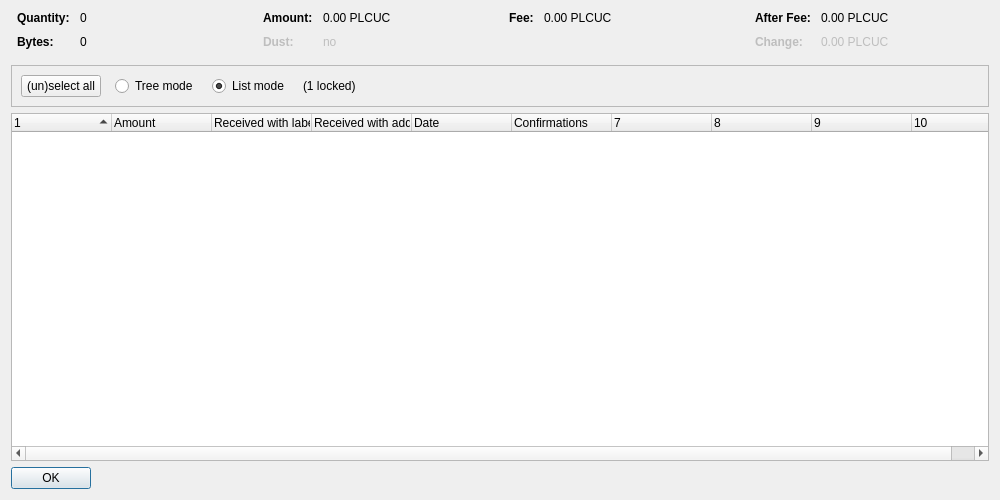
<?xml version="1.0" encoding="UTF-8"?>
<ui version="4.0">
 <class>CoinControlDialog</class>
 <widget class="QDialog" name="CoinControlDialog">
  <property name="geometry">
   <rect>
    <x>0</x>
    <y>0</y>
    <width>1000</width>
    <height>500</height>
   </rect>
  </property>
  <property name="windowTitle">
   <string>Coin Selection</string>
  </property>
  <layout class="QVBoxLayout" name="verticalLayout">
   <item>
    <layout class="QHBoxLayout" name="horizontalLayoutTop" stretch="0,0,0,0">
     <property name="topMargin">
      <number>0</number>
     </property>
     <property name="bottomMargin">
      <number>10</number>
     </property>
     <item>
      <layout class="QFormLayout" name="formLayoutCoinControl1">
       <property name="horizontalSpacing">
        <number>10</number>
       </property>
       <property name="verticalSpacing">
        <number>10</number>
       </property>
       <property name="leftMargin">
        <number>6</number>
       </property>
       <property name="rightMargin">
        <number>6</number>
       </property>
       <item row="0" column="0">
        <widget class="QLabel" name="labelCoinControlQuantityText">
         <property name="font">
          <font>
           <weight>75</weight>
           <bold>true</bold>
          </font>
         </property>
         <property name="text">
          <string>Quantity:</string>
         </property>
        </widget>
       </item>
       <item row="0" column="1">
        <widget class="QLabel" name="labelCoinControlQuantity">
         <property name="cursor">
          <cursorShape>IBeamCursor</cursorShape>
         </property>
         <property name="contextMenuPolicy">
          <enum>Qt::ActionsContextMenu</enum>
         </property>
         <property name="text">
          <string notr="true">0</string>
         </property>
         <property name="textInteractionFlags">
          <set>Qt::LinksAccessibleByMouse|Qt::TextSelectableByKeyboard|Qt::TextSelectableByMouse</set>
         </property>
        </widget>
       </item>
       <item row="1" column="0">
        <widget class="QLabel" name="labelCoinControlBytesText">
         <property name="font">
          <font>
           <weight>75</weight>
           <bold>true</bold>
          </font>
         </property>
         <property name="text">
          <string>Bytes:</string>
         </property>
        </widget>
       </item>
       <item row="1" column="1">
        <widget class="QLabel" name="labelCoinControlBytes">
         <property name="cursor">
          <cursorShape>IBeamCursor</cursorShape>
         </property>
         <property name="contextMenuPolicy">
          <enum>Qt::ActionsContextMenu</enum>
         </property>
         <property name="text">
          <string notr="true">0</string>
         </property>
         <property name="textInteractionFlags">
          <set>Qt::LinksAccessibleByMouse|Qt::TextSelectableByKeyboard|Qt::TextSelectableByMouse</set>
         </property>
        </widget>
       </item>
      </layout>
     </item>
     <item>
      <layout class="QFormLayout" name="formLayoutCoinControl2">
       <property name="horizontalSpacing">
        <number>10</number>
       </property>
       <property name="verticalSpacing">
        <number>10</number>
       </property>
       <property name="leftMargin">
        <number>6</number>
       </property>
       <property name="rightMargin">
        <number>6</number>
       </property>
       <item row="0" column="0">
        <widget class="QLabel" name="labelCoinControlAmountText">
         <property name="font">
          <font>
           <weight>75</weight>
           <bold>true</bold>
          </font>
         </property>
         <property name="text">
          <string>Amount:</string>
         </property>
        </widget>
       </item>
       <item row="0" column="1">
        <widget class="QLabel" name="labelCoinControlAmount">
         <property name="cursor">
          <cursorShape>IBeamCursor</cursorShape>
         </property>
         <property name="contextMenuPolicy">
          <enum>Qt::ActionsContextMenu</enum>
         </property>
         <property name="text">
          <string notr="true">0.00 PLCUC</string>
         </property>
         <property name="textInteractionFlags">
          <set>Qt::LinksAccessibleByMouse|Qt::TextSelectableByKeyboard|Qt::TextSelectableByMouse</set>
         </property>
        </widget>
       </item>
       <item row="1" column="0">
        <widget class="QLabel" name="labelCoinControlLowOutputText">
         <property name="enabled">
          <bool>false</bool>
         </property>
         <property name="font">
          <font>
           <weight>75</weight>
           <bold>true</bold>
          </font>
         </property>
         <property name="text">
          <string>Dust:</string>
         </property>
        </widget>
       </item>
       <item row="1" column="1">
        <widget class="QLabel" name="labelCoinControlLowOutput">
         <property name="enabled">
          <bool>false</bool>
         </property>
         <property name="cursor">
          <cursorShape>IBeamCursor</cursorShape>
         </property>
         <property name="contextMenuPolicy">
          <enum>Qt::ActionsContextMenu</enum>
         </property>
         <property name="text">
          <string notr="true">no</string>
         </property>
         <property name="textInteractionFlags">
          <set>Qt::LinksAccessibleByMouse|Qt::TextSelectableByKeyboard|Qt::TextSelectableByMouse</set>
         </property>
        </widget>
       </item>
      </layout>
     </item>
     <item>
      <layout class="QFormLayout" name="formLayoutCoinControl3">
       <property name="horizontalSpacing">
        <number>10</number>
       </property>
       <property name="verticalSpacing">
        <number>10</number>
       </property>
       <property name="leftMargin">
        <number>6</number>
       </property>
       <property name="rightMargin">
        <number>6</number>
       </property>
       <item row="0" column="0">
        <widget class="QLabel" name="labelCoinControlFeeText">
         <property name="font">
          <font>
           <weight>75</weight>
           <bold>true</bold>
          </font>
         </property>
         <property name="text">
          <string>Fee:</string>
         </property>
        </widget>
       </item>
       <item row="0" column="1">
        <widget class="QLabel" name="labelCoinControlFee">
         <property name="cursor">
          <cursorShape>IBeamCursor</cursorShape>
         </property>
         <property name="contextMenuPolicy">
          <enum>Qt::ActionsContextMenu</enum>
         </property>
         <property name="text">
          <string notr="true">0.00 PLCUC</string>
         </property>
         <property name="textInteractionFlags">
          <set>Qt::LinksAccessibleByMouse|Qt::TextSelectableByKeyboard|Qt::TextSelectableByMouse</set>
         </property>
        </widget>
       </item>
      </layout>
     </item>
     <item>
      <layout class="QFormLayout" name="formLayoutCoinControl4">
       <property name="horizontalSpacing">
        <number>10</number>
       </property>
       <property name="verticalSpacing">
        <number>10</number>
       </property>
       <property name="leftMargin">
        <number>6</number>
       </property>
       <property name="rightMargin">
        <number>6</number>
       </property>
       <item row="0" column="0">
        <widget class="QLabel" name="labelCoinControlAfterFeeText">
         <property name="font">
          <font>
           <weight>75</weight>
           <bold>true</bold>
          </font>
         </property>
         <property name="text">
          <string>After Fee:</string>
         </property>
        </widget>
       </item>
       <item row="0" column="1">
        <widget class="QLabel" name="labelCoinControlAfterFee">
         <property name="cursor">
          <cursorShape>IBeamCursor</cursorShape>
         </property>
         <property name="contextMenuPolicy">
          <enum>Qt::ActionsContextMenu</enum>
         </property>
         <property name="text">
          <string notr="true">0.00 PLCUC</string>
         </property>
         <property name="textInteractionFlags">
          <set>Qt::LinksAccessibleByMouse|Qt::TextSelectableByKeyboard|Qt::TextSelectableByMouse</set>
         </property>
        </widget>
       </item>
       <item row="1" column="0">
        <widget class="QLabel" name="labelCoinControlChangeText">
         <property name="enabled">
          <bool>false</bool>
         </property>
         <property name="font">
          <font>
           <weight>75</weight>
           <bold>true</bold>
          </font>
         </property>
         <property name="text">
          <string>Change:</string>
         </property>
        </widget>
       </item>
       <item row="1" column="1">
        <widget class="QLabel" name="labelCoinControlChange">
         <property name="enabled">
          <bool>false</bool>
         </property>
         <property name="cursor">
          <cursorShape>IBeamCursor</cursorShape>
         </property>
         <property name="contextMenuPolicy">
          <enum>Qt::ActionsContextMenu</enum>
         </property>
         <property name="text">
          <string notr="true">0.00 PLCUC</string>
         </property>
         <property name="textInteractionFlags">
          <set>Qt::LinksAccessibleByMouse|Qt::TextSelectableByKeyboard|Qt::TextSelectableByMouse</set>
         </property>
        </widget>
       </item>
      </layout>
     </item>
    </layout>
   </item>
   <item>
    <widget class="QFrame" name="frame">
     <property name="minimumSize">
      <size>
       <width>0</width>
       <height>40</height>
      </size>
     </property>
     <property name="frameShape">
      <enum>QFrame::StyledPanel</enum>
     </property>
     <property name="frameShadow">
      <enum>QFrame::Sunken</enum>
     </property>
     <layout class="QHBoxLayout" name="horizontalLayout">
      <item>
       <layout class="QHBoxLayout" name="horizontalLayoutPanel" stretch="0,0,0,0,0">
        <property name="spacing">
         <number>14</number>
        </property>
        <item>
         <widget class="QPushButton" name="pushButtonSelectAll">
          <property name="sizePolicy">
           <sizepolicy hsizetype="Maximum" vsizetype="Fixed">
            <horstretch>0</horstretch>
            <verstretch>0</verstretch>
           </sizepolicy>
          </property>
          <property name="text">
           <string>(un)select all</string>
          </property>
          <property name="autoDefault">
           <bool>false</bool>
          </property>
         </widget>
        </item>
        <item>
         <widget class="QRadioButton" name="radioTreeMode">
          <property name="sizePolicy">
           <sizepolicy hsizetype="Maximum" vsizetype="Fixed">
            <horstretch>0</horstretch>
            <verstretch>0</verstretch>
           </sizepolicy>
          </property>
          <property name="text">
           <string>Tree mode</string>
          </property>
         </widget>
        </item>
        <item>
         <widget class="QRadioButton" name="radioListMode">
          <property name="sizePolicy">
           <sizepolicy hsizetype="Maximum" vsizetype="Fixed">
            <horstretch>0</horstretch>
            <verstretch>0</verstretch>
           </sizepolicy>
          </property>
          <property name="text">
           <string>List mode</string>
          </property>
          <property name="checked">
           <bool>true</bool>
          </property>
         </widget>
        </item>
        <item>
         <widget class="QLabel" name="labelLocked">
          <property name="text">
           <string notr="true">(1 locked)</string>
          </property>
         </widget>
        </item>
        <item>
         <spacer name="horizontalSpacer">
          <property name="orientation">
           <enum>Qt::Horizontal</enum>
          </property>
          <property name="sizeHint" stdset="0">
           <size>
            <width>40</width>
            <height>20</height>
           </size>
          </property>
         </spacer>
        </item>
       </layout>
      </item>
     </layout>
    </widget>
   </item>
   <item>
    <widget class="CoinControlTreeWidget" name="treeWidget">
     <property name="contextMenuPolicy">
      <enum>Qt::CustomContextMenu</enum>
     </property>
     <property name="sortingEnabled">
      <bool>false</bool>
     </property>
     <property name="columnCount">
      <number>10</number>
     </property>
     <attribute name="headerShowSortIndicator" stdset="0">
      <bool>true</bool>
     </attribute>
     <attribute name="headerStretchLastSection">
      <bool>false</bool>
     </attribute>
     <column>
      <property name="text">
       <string/>
      </property>
     </column>
     <column>
      <property name="text">
       <string>Amount</string>
      </property>
     </column>
     <column>
      <property name="text">
       <string>Received with label</string>
      </property>
     </column>
     <column>
      <property name="text">
       <string>Received with address</string>
      </property>
     </column>
     <column>
      <property name="text">
       <string>Date</string>
      </property>
     </column>
     <column>
      <property name="text">
       <string>Confirmations</string>
      </property>
      <property name="toolTip">
       <string>Confirmed</string>
      </property>
     </column>
     <column>
      <property name="text">
       <string/>
      </property>
     </column>
     <column>
      <property name="text">
       <string/>
      </property>
     </column>
     <column>
      <property name="text">
       <string/>
      </property>
     </column>
     <column>
      <property name="text">
       <string/>
      </property>
     </column>
    </widget>
   </item>
   <item>
    <widget class="QDialogButtonBox" name="buttonBox">
     <property name="sizePolicy">
      <sizepolicy hsizetype="Maximum" vsizetype="Fixed">
       <horstretch>0</horstretch>
       <verstretch>0</verstretch>
      </sizepolicy>
     </property>
     <property name="orientation">
      <enum>Qt::Horizontal</enum>
     </property>
     <property name="standardButtons">
      <set>QDialogButtonBox::Ok</set>
     </property>
    </widget>
   </item>
  </layout>
 </widget>
 <customwidgets>
  <customwidget>
   <class>CoinControlTreeWidget</class>
   <extends>QTreeWidget</extends>
   <header>coincontroltreewidget.h</header>
  </customwidget>
 </customwidgets>
 <resources/>
 <connections/>
</ui>
